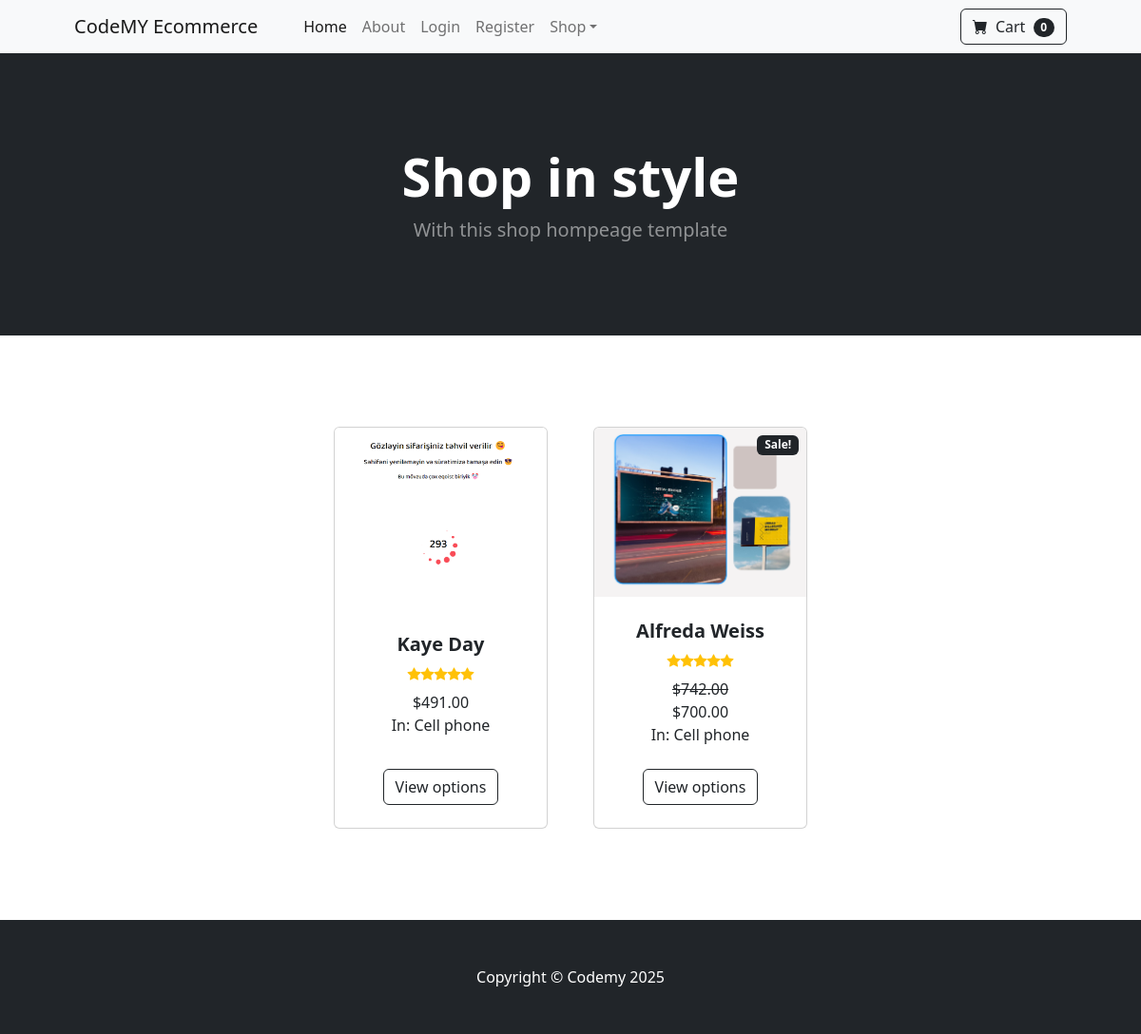
Before: / with the older database file.
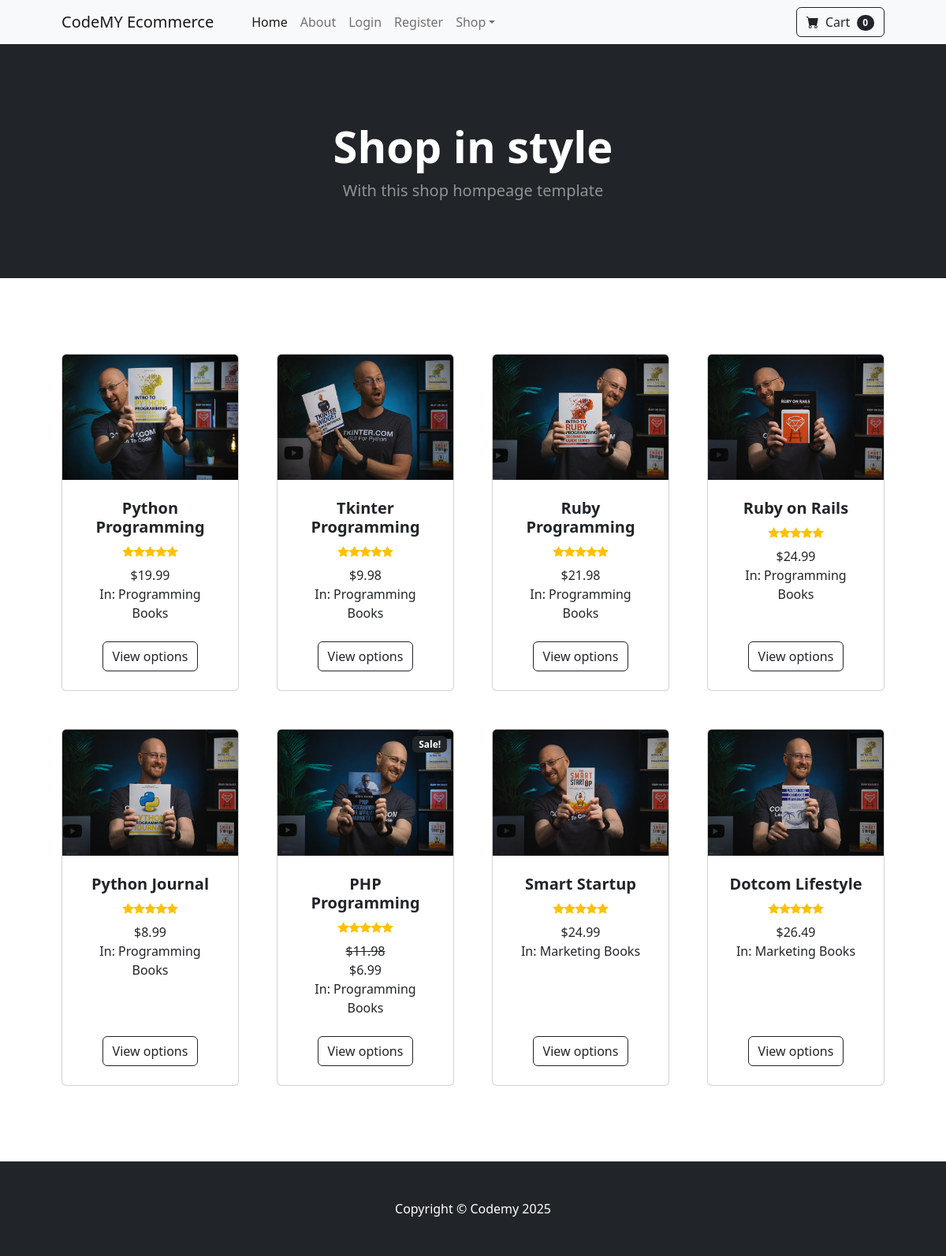
After: the same page with the newer database file.
### store/models.py (models this page shows, shortened)
class Product(models.Model):
    name = models.CharField(max_length=100)
    price = models.DecimalField(default=0, decimal_places=2, max_digits=6)
    category = models.ForeignKey(Category, on_delete=models.CASCADE, default=1)
    description = models.CharField(max_length=250, default='', blank=True, null=True)
    image = models.ImageField(upload_to='uploads/product')
    is_sale = models.BooleanField(default=False)
    sale_price = models.DecimalField(default=0,decimal_places=2,max_digits=6)

class Category(models.Model):
    name = models.CharField(max_length=50)
    def __str__(self):
        return self.name
    class Meta:
        verbose_name_plural = 'categories'

### store/views.py (the view)
# urls.py: path("", views.home, name='home'),
def home(request):
    products = Product.objects.all()
    return render(request, 'index.html', {'products': products})

### store/context_processors.py (called while the page is built)
def categories(request):
    categories = Category.objects.all()
    for category in categories:
        category.slug = category.name.replace(' ','-')  # Converts spaces to hyphens
    return {'categories': categories}

### store/templates/index.html
{% extends 'base.html' %}
{% block content %}
        <header class="bg-dark py-5">
            <div class="container px-4 px-lg-5 my-5">
                <div class="text-center text-white">
                    <h1 class="display-4 fw-bolder">Shop in style</h1>
                    <p class="lead fw-normal text-white-50 mb-0">With this shop hompeage template</p>
                </div>
            </div>
        </header>
        <section class="py-5">
            <div class="container px-4 px-lg-5 mt-5">
                <div class="row gx-4 gx-lg-5 row-cols-2 row-cols-md-3 row-cols-xl-4 justify-content-center">
                    {% for product in products %}
                    <div class="col mb-5">
                        <div class="card h-100">
                            {% if product.is_sale %}
                            <div style="top: 0.5rem; right: 0.5rem;" class="badge bg-dark text-white position-absolute">
                                Sale!
                            </div>
                            {% endif %}
                            <img class="card-img-top" src="{{product.image.url}}" alt="..."/>
                            <div class="card-body p-4">
                                <div class="text-center">
                                    <h5 class="fw-bolder">{{product.name}}</h5>
                                    <div class="d-flex justify-content-center small text-warning mb-2">
                                        <div class="bi-star-fill"></div>
                                        <div class="bi-star-fill"></div>
                                        <div class="bi-star-fill"></div>
                                        <div class="bi-star-fill"></div>
                                        <div class="bi-star-fill"></div>
                                    </div>
                                    {% if product.is_sale %}
                                        <strike>${{product.price}}</strike>
                                        <br>
                                        ${{product.sale_price}}
                                    {% else %}
                                        ${{product.price}}
                                    {% endif %}
                                    <br>
                                    In: {{product.category}}
                                </div>
                            </div>
                            <div class="card-footer p-4 pt-0 border-top-0 bg-transparent">
                                <div class="text-center"><a class="btn btn-outline-dark mt-auto" href="#">View options</a></div>
                            </div>
                        </div>
                    </div>
                    {% endfor %}
                </div>
            </div>
        </section>
{% endblock %}

### store/templates/base.html (shortened to what this page needs)
{% load static %}
<!DOCTYPE html>
<html lang="en">
<head>
    <link href="https://cdn.jsdelivr.net/npm/bootstrap-icons@1.5.0/font/bootstrap-icons.css" rel="stylesheet"/>
    <link href="{% static 'css/styles.css' %}" rel="stylesheet"/>
</head>
<body>
{% include 'navbar.html' %}
{% block content %}
{% endblock %}
<footer class="py-5 bg-dark">
    <div class="container"><p class="m-0 text-center text-white">Copyright &copy; Codemy 2025</p></div>
</footer>
</body>
</html>

### store/templates/navbar.html (shortened to what this page needs)
<nav class="navbar navbar-expand-lg navbar-light bg-light">
    <div class="container px-4 px-lg-5">
        <a class="navbar-brand" href="{% url 'home' %}">CodeMY Ecommerce</a>
        <div class="collapse navbar-collapse" id="navbarSupportedContent">
            <ul class="navbar-nav me-auto mb-2 mb-lg-0 ms-lg-4">
                <li class="nav-item"><a class="nav-link active" aria-current="page" href="{% url 'home' %}">Home</a>
                </li>
                <li class="nav-item"><a class="nav-link" href="{% url 'about' %}">About</a></li>
                {% if user.is_authenticated %}
                <li class="nav-item"><a class="nav-link" href="{% url 'logout' %}">Logout</a></li>
        {% else %}
                <li class="nav-item"><a class="nav-link" href="{% url 'login' %}">Login</a></li>
                <li class="nav-item"><a class="nav-link" href="{% url 'register' %}">Register</a></li>
                {% endif %}
                <li class="nav-item dropdown">
                    <a class="nav-link dropdown-toggle" id="navbarDropdown" href="#" role="button"
                       data-bs-toggle="dropdown" aria-expanded="false">Shop</a>
                </li>
            </ul>
            <form class="d-flex">
                <button class="btn btn-outline-dark" type="submit">
                    <i class="bi-cart-fill me-1"></i>
                    Cart
                    <span class="badge bg-dark text-white ms-1 rounded-pill">0</span>
                </button>
            </form>
        </div>
    </div>
</nav>

Changed rows visible on the page:
removed Product: image (picture), name "Kaye Day", price "491.00", category "Cell phone"
removed Product: is_sale "Sale!", image (picture), name "Alfreda Weiss", price "742.00", sale_price "700.00", category "Cell phone"
added Product: image (picture), name "Python Programming", price "19.99", category "Programming Books"
added Product: image (picture), name "Tkinter Programming", price "9.98", category "Programming Books"
added Product: image (picture), name "Ruby Programming", price "21.98", category "Programming Books"
added Product: image (picture), name "Ruby on Rails", price "24.99", category "Programming Books"
added Product: image (picture), name "Python Journal", price "8.99", category "Programming Books"
added Product: is_sale "Sale!", image (picture), name "PHP Programming", price "11.98", sale_price "6.99", category "Programming Books"
added Product: image (picture), name "Smart Startup", price "24.99", category "Marketing Books"
added Product: image (picture), name "Dotcom Lifestyle", price "26.49", category "Marketing Books"
